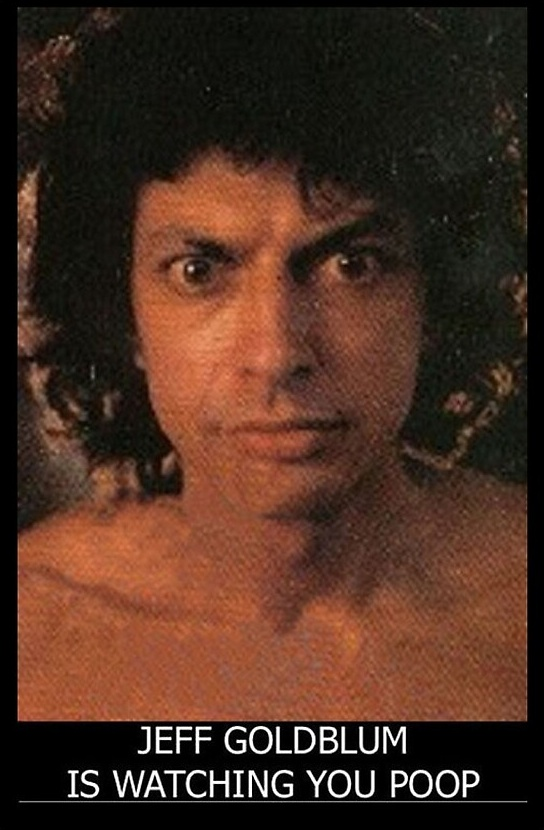
#> input picture assets/jeff.jpg, 544 x 830 px
$ python calibrate.py ../assets/jeff.jpg
#> lines starting #> are read from the running program, lines starting #| are printed output that depends on the picture; after the words box and inside, x2 and y2 are one past the last pixel; in counts of white or black regions, pixels touching at a corner belong together
### tools/_common.py
"""Shared plumbing for the tools/ scripts. Import this before eye_watcher."""

import sys
from pathlib import Path

sys.path.insert(0, str(Path(__file__).resolve().parent.parent))

import cv2  # noqa: E402


def load_image(path: Path):
    image = cv2.imread(str(path))
#> image is the input picture: shape (830, 544, 3); mean B, G, R 33.4, 46.6, 74.7
    if image is None:
        raise FileNotFoundError(f"Could not load image: {path}")
    return image

### tools/calibrate.py
"""Manual fallback calibration: click eye centers/edges on the base photo."""

import argparse
import math
import sys
from pathlib import Path

import cv2

from _common import load_image

from eye_watcher.calibration import Calibration, EyeCalibration, save_calibration
from eye_watcher.paths import DEFAULT_CALIBRATION_PATH

POINT_LABELS = [
    "Click LEFT eye CENTER",
    "Click LEFT eye EDGE (sets radius)",
    "Click RIGHT eye CENTER",
    "Click RIGHT eye EDGE (sets radius)",
]


def _collect_points(image_path: Path) -> list[tuple[int, int]]:
    image = load_image(image_path)
    points: list[tuple[int, int]] = []
    window = "Calibrate (click 4 points, q to quit)"

    def on_click(event, x, y, flags, userdata):
        # waitKey can deliver several queued clicks per loop iteration; without
        # this guard a double-click on the 4th point overshoots the 4-tuple
        # unpack at the call site.
        if event == cv2.EVENT_LBUTTONDOWN and len(points) < 4:
            points.append((x, y))

    cv2.namedWindow(window)
    cv2.setMouseCallback(window, on_click)

    while len(points) < 4:
        display = image.copy()
        label = POINT_LABELS[len(points)]
        cv2.putText(display, label, (10, 30), cv2.FONT_HERSHEY_SIMPLEX, 0.8, (0, 255, 0), 2)
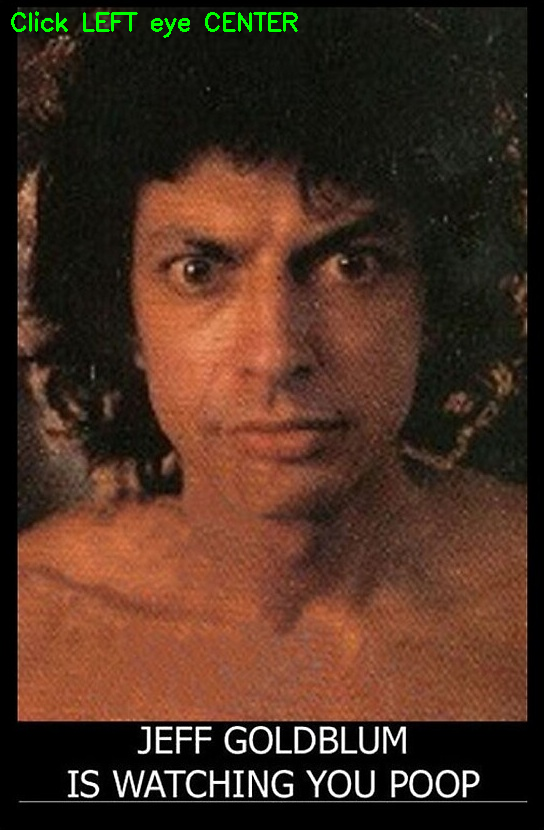
#> display: shape (830, 544, 3); 0.44% of pixels changed, all inside (x1, y1, x2, y2) = (11, 11, 298, 38)
        for px, py in points:
            cv2.circle(display, (px, py), 3, (0, 0, 255), -1)
        cv2.imshow(window, display)
        if cv2.waitKey(20) & 0xFF == ord("q"):
#> (key q is pressed here)
#> (the run stopped early here; a loop or call above may not have finished)
